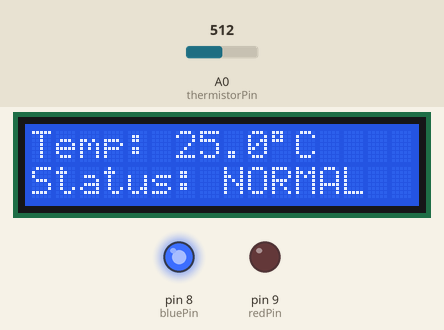
Bench run of a sketch on a simulated Arduino Uno, built with avr-gcc and run on an emulated ATmega328P. On the bench: 16×2 character LCD, output pins drawn as LEDs (lit = HIGH). Inputs (shaded band) come from the test bench; at power-on: A0 (thermistorPin) = 512. What the sketch prints to the serial monitor is not drawn.

Above: at 1.2 s.
1.3 s: A0 (thermistorPin) set to 473
At 2.8 s:
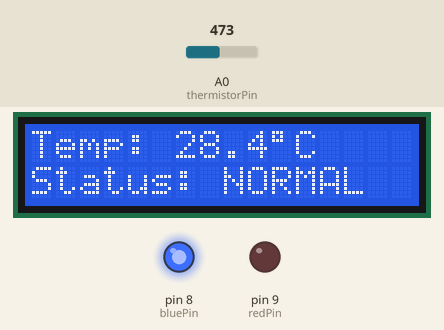
3.6 s: A0 (thermistorPin) set to 438
At 5.4 s:
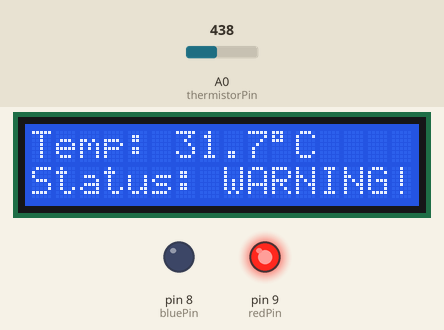
5.7 s: A0 (thermistorPin) set to 306
At 6.9 s:
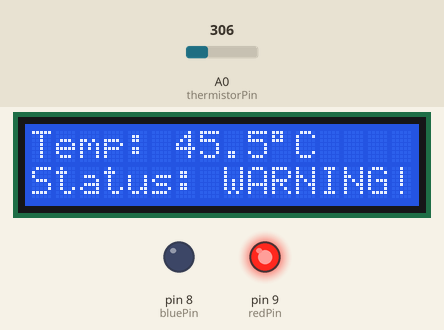
7.7 s: A0 (thermistorPin) set to 511
At 9.5 s:
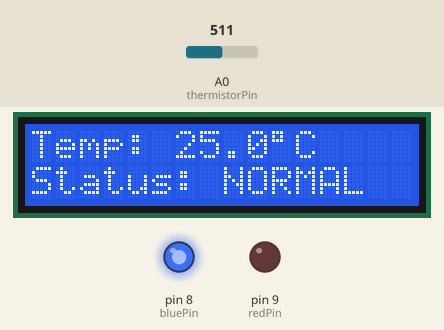
Timing chart, 0 to 10.8 s (numbered marks = the images above; inputs shaded):
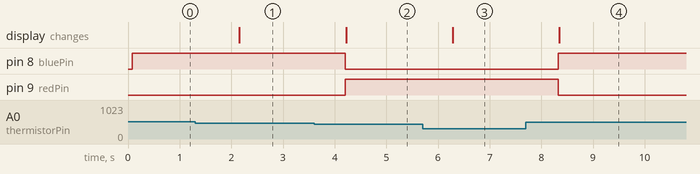

The sketch:

temp_monitor.ino
```cpp
// Temperature Monitor
// Thermistor on A0, Blue LED on D8, Red LED on D9, I2C LCD on A4/A5

#include <Wire.h>
#include <LiquidCrystal_I2C.h>

// If the LCD shows nothing or garbage, try changing 0x27 to 0x3F
LiquidCrystal_I2C lcd(0x27, 16, 2);

const int thermistorPin = A0;
const int bluePin = 8;
const int redPin = 9;

// Thermistor math constants (typical 10k NTC thermistor values)
const float SERIES_RESISTOR = 10000.0;   // the 10k resistor in your divider
const float NOMINAL_RESISTANCE = 10000.0; // thermistor resistance at 25C
const float NOMINAL_TEMPERATURE = 25.0;
const float B_COEFFICIENT = 3950.0;       // common default, check your thermistor's datasheet

const float WARNING_TEMP = 30.0; // change this to whatever "high" means for you

void setup() {
  pinMode(bluePin, OUTPUT);
  pinMode(redPin, OUTPUT);

  lcd.init();
  lcd.backlight();

  Serial.begin(9600);
}

void loop() {
  float tempC = readTemperature();

  Serial.print("Temp: ");
  Serial.print(tempC);
  Serial.println(" C");

  lcd.setCursor(0, 0);
  lcd.print("Temp: ");
  lcd.print(tempC, 1);
  lcd.print((char)223); // degree symbol
  lcd.print("C   ");     // extra spaces to clear leftover characters

  lcd.setCursor(0, 1);

  if (tempC >= WARNING_TEMP) {
    digitalWrite(redPin, HIGH);
    digitalWrite(bluePin, LOW);
    lcd.print("Status: WARNING!");
  } else {
    digitalWrite(redPin, LOW);
    digitalWrite(bluePin, HIGH);
    lcd.print("Status: NORMAL  ");
  }

  delay(1000);
}

float readTemperature() {
  int rawADC = analogRead(thermistorPin);

  // Convert ADC reading to resistance of the thermistor
  float resistance = SERIES_RESISTOR / ((1023.0 / rawADC) - 1.0);

  // Steinhart-Hart simplified (Beta) equation
  float steinhart;
  steinhart = resistance / NOMINAL_RESISTANCE;      // (R/Ro)
  steinhart = log(steinhart);                       // ln(R/Ro)
  steinhart /= B_COEFFICIENT;                        // 1/B * ln(R/Ro)
  steinhart += 1.0 / (NOMINAL_TEMPERATURE + 273.15);  // + (1/To)
  steinhart = 1.0 / steinhart;                        // invert
  steinhart -= 273.15;                                // convert to C

  return steinhart;
}
```

Measured:
- the behaviour switches between 456 and 455 on A0 (thermistorPin) (found by bisection; images 1 and 2)
- after the input at 1.3 s, the display: changes after 0.86 s (image 1)
- after the input at 3.6 s, pin 8 (bluePin): HIGH → LOW after 0.61 s; pin 9 (redPin): LOW → HIGH after 0.61 s; the display: changes after 0.62 s (image 2)
- after the input at 5.7 s, the display: changes after 0.58 s (image 3)
- after the input at 7.7 s, pin 8 (bluePin): LOW → HIGH after 0.63 s; pin 9 (redPin): HIGH → LOW after 0.63 s; the display: changes after 0.65 s (image 4)
